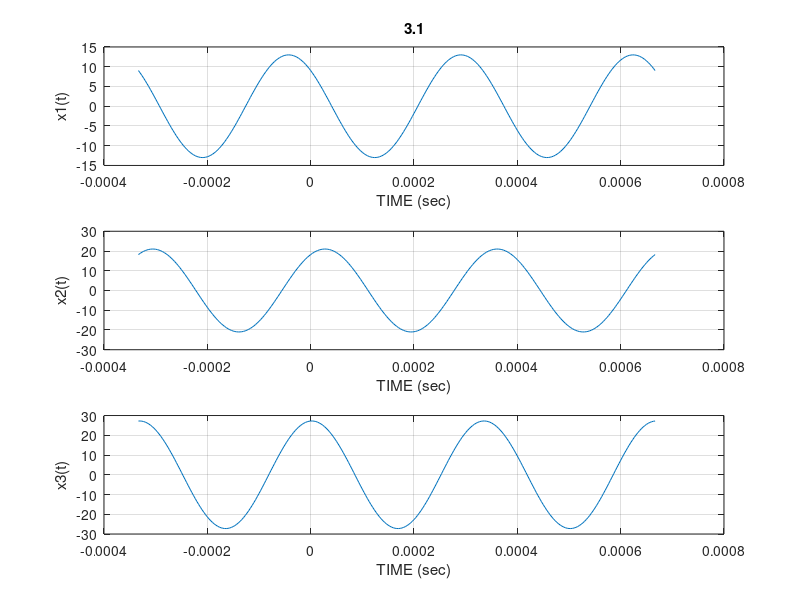

Write the MATLAB code that produced this figure.
A1 = 13; %amplitude of x1
A2 = 21; %amplitude of x2
phi1 = 46*pi/180; %phase of x1
phi2 = -30*pi/180; %phase of x2

period = 1/3000; 
fs = 3000*100; %sampling frequency

t = -period:1/fs:2*period;

x1 = A1*cos(2*pi*3000*t + phi1);
x2 = A2*cos(2*pi*3000*t + phi2);

subplot(3,1,1),plot(t,x1),grid on,title('3.1'),xlabel('TIME (sec)'),ylabel('x1(t)')
subplot(3,1,2),plot(t,x2),grid on,xlabel('TIME (sec)'),ylabel('x2(t)')

x3 = x1 + x2;

subplot(3,1,3),plot(t,x3),grid on,xlabel('TIME (sec)'),ylabel('x3(t)')

%the user clicks on the highest peak nearest to t=0 of each signal
%the program automatically displays magnitude and phase
x = 1:3;
y = 1:3;
[x,y] = ginput(3);
angle = - x*180/pi*2*pi*3000
magnitude = y

